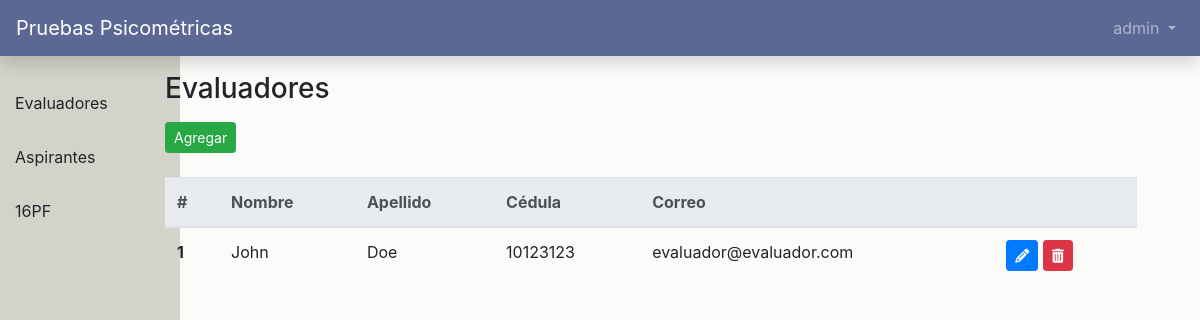
Page /dash/evaluadores (signed in) on the earlier database version.
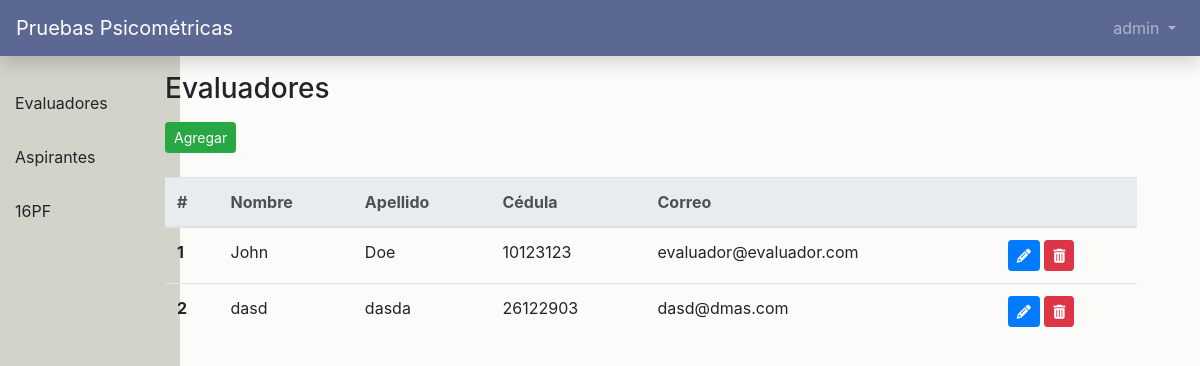
Same page on the later database version.
### users/models.py (models this page shows, shortened)
class CustomUser(AbstractUser):
    role = models.PositiveIntegerField(null=True, blank=True)
    updated_password = models.BooleanField(null=True, blank=True)
    def get_role(self):
        return '%s' % (self.role)

### main_app/views.py (the view)
# urls.py: path('dash/evaluadores', views.evaluators, name='evaluadores'),
def evaluators(request):
    evaluators = CustomUser.objects.filter(role=1)
    return render(request, 'dashboard/evaluadores.html', {'evaluators': evaluators})

### templates/dashboard/evaluadores.html (shortened to what this page needs)
{% extends './index.html' %}
{% block main_content %}
    <section class="content">
        <div class="row">
            <div class="col-sm-12">
                <h3>Evaluadores</h3>
            </div>
        </div>
        <div class="row mb-4 mt-2">
            <div class="col-sm-12">
                <button type="button" class="btn btn-success btn-sm" data-toggle="modal" data-target="#agregarModal">Agregar</button>
            </div>
        </div>
        <div class="row">
            <div class="col-sm-12">
                <table class="table">
                    <thead class="thead-light">
                        <tr>
                            <th scope="col">#</th>
                            <th scope="col">Nombre</th>
                            <th scope="col">Apellido</th>
                            <th scope="col">Cédula</th>
                            <th scope="col">Correo</th>
                            <th scope="col"></th>
                        </tr>
                    </thead>
                    <tbody>
                        {% for evaluator in evaluators %}
                            <tr>
                                <th scope="row">{{ forloop.counter }}</th>
                                <td>{{ evaluator.first_name }}</td>
                                <td>{{ evaluator.last_name }}</td>
                                <td>{{ evaluator.username }}</td>
                                <td>{{ evaluator.email }}</td>
                                <td>
                                    <button type="button" user-id="{{evaluator.id}}" class="btn btn-primary btn-sm btn-edit" data-toggle="modal" data-target="#editarModal" ><i user-id="{{evaluator.id}}" class="fas fa-pencil-alt"></i></button>
                                    <button type="button" user-id="{{evaluator.id}}" class="btn btn-danger btn-sm btn-delete"><i user-id="{{evaluator.id}}" class="fas fa-trash-alt"></i></button>
                                </td>
                            </tr>
                        {% endfor %}
                    </tbody>
                </table>
            </div>
        </div>
    </section>
{% endblock %}

Differences in the rows shown:
added CustomUser: first_name "dasd", last_name "dasda", username "26122903", email "dasd@dmas.com"
